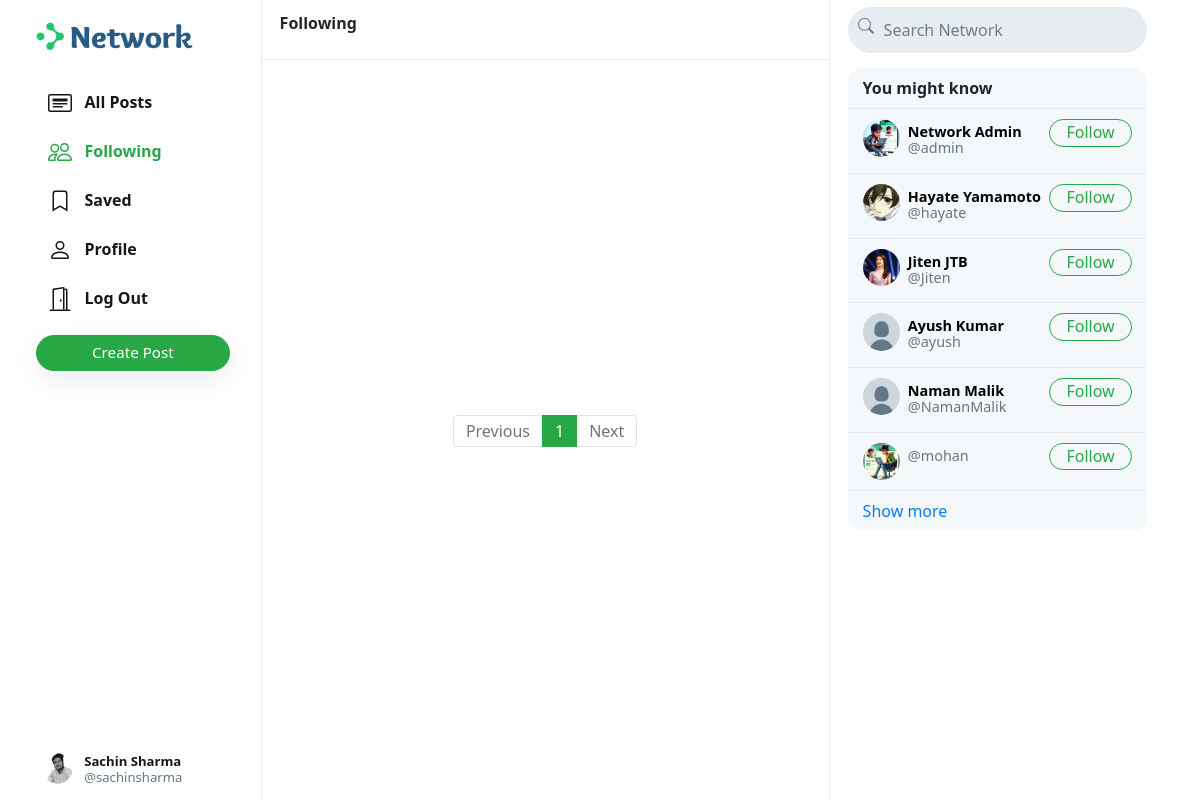
/n/following (signed in), run on the app's committed database.
### network/models.py (models this page shows, shortened)
class User(AbstractUser):
    profile_pic = models.ImageField(upload_to='profile_pic/')
    bio = models.TextField(max_length=160, blank=True, null=True)
    cover = models.ImageField(upload_to='covers/', blank=True)

### network/views.py (the view)
# urls.py: path("n/following", views.following, name='following'),
def following(request):
    if request.user.is_authenticated:
        following_user = Follower.objects.filter(followers=request.user).values('user')
        all_posts = Post.objects.filter(creater__in=following_user).order_by('-date_created')
        paginator = Paginator(all_posts, 10)
        page_number = request.GET.get('page')
        if page_number == None:
            page_number = 1
        posts = paginator.get_page(page_number)
        followings = Follower.objects.filter(followers=request.user).values_list('user', flat=True)
        suggestions = User.objects.exclude(pk__in=followings).exclude(username=request.user.username).order_by("?")[:6]
        return render(request, "network/index.html", {
            "posts": posts,
            "suggestions": suggestions,
            "page": "following"
        })
    else:
        return HttpResponseRedirect(reverse('login'))

### network/templates/network/index.html (shortened to what this page needs)
{% extends "network/layout.html" %}
{% load static %}
{% block body %}
    <div class="main-div">
        <div class="left-div">
            <nav class="head heading">
                {% if page == 'all_posts' %}
                    All Posts
                {% elif page == 'following' %}
                    Following
                {% elif page == 'saved' %}
                    Saved
                {% elif page == 'profile' %}
                    Profile
                {% else %}
                    Explore
                {% endif %}
            </nav>
            <div class="left-div-content">
                <div class="posts-view">
                    <div class="main-div-content">
                        <nav aria-label="Page navigation example" class="pagination-bar">
                            <ul class="pagination justify-content-center">
                                {% if posts.has_previous %}
                                    <li class="page-item">
                                        <a class="page-link" href="?page={{ posts.previous_page_number | default:1}}" tabindex="-1" aria-disabled="true">Previous</a>
                                    </li>
                                {% else %}
                                    <li class="page-item disabled">
                                        <a class="page-link" href="" tabindex="-1" aria-disabled="true">Previous</a>
                                    </li>
                                {% endif %}
                                {% for each in posts.paginator.page_range %}
                                    {% if each == posts.number %}
                                        <li class="page-item active"><a class="page-link" href="?page={{each}}">{{each}}</a></li>
                                    {% else %}
                                        <li class="page-item"><a class="page-link" href="?page={{each}}">{{each}}</a></li>
                                    {% endif %}
                                {% endfor %}
                                {% if posts.has_next %}
                                    <li class="page-item">
                                        <a class="page-link" href="?page={{ posts.next_page_number }}">Next</a>
                                    </li>
                                {% else %}
                                    <li class="page-item disabled">
                                        <a class="page-link" href="">Next</a>
                                    </li>
                                {% endif %}
                            </ul>
                          </nav>
                    </div>
                </div>
            </div>
        </div>
    </div>
{% endblock %}

### network/templates/network/layout.html (shortened to what this page needs)
{% load static %}
<!DOCTYPE html>
<html lang="en">
    <head>
        <link rel="stylesheet" href="https://stackpath.bootstrapcdn.com/bootstrap/4.4.1/css/bootstrap.min.css">
        <link href="{% static 'network/styles.css' %}" rel="stylesheet">
    </head>
    <body>
        <div class="body" data-page="{{page}}">
            <div class="sidenav">
                <a href="{% url 'index' %}" class="navbar-brand">
                    <img src="{% static 'network/Images/logo.png' %}" height="31px">
                </a>
                <div style="height: 100%;">
                    <div>
                        <div>
                            <ul>
                                <li class="nav-item" id="all_posts">
                                <a href="{% url 'index' %}" class="nav-link">
                                    <div>
                                        &nbsp;&nbsp;All Posts
                                    </div>
                                </a>
                                </li>
                                {% if user.is_authenticated %}
                                    <li class="nav-item" id="following">
                                        <a href="{% url 'following' %}" class="nav-link">
                                            <div>
                                                &nbsp;&nbsp;Following
                                            </div>
                                        </a>
                                    </li>
                                    <li class="nav-item" id="saved">
                                        <a href="{% url 'saved' %}" class="nav-link">
                                            <div>
                                                <svg width="1.5em" height="1.5em" viewBox="0 0 16 16" class="bi bi-bookmark" fill="currentColor" xmlns="http://www.w3.org/2000/svg">
                                                    <path fill-rule="evenodd" d="M8 12l5 3V3a2 2 0 0 0-2-2H5a2 2 0 0 0-2 2v12l5-3zm-4 1.234l4-2.4 4 2.4V3a1 1 0 0 0-1-1H5a1 1 0 0 0-1 1v10.234z"/>
                                                  </svg>
                                                &nbsp;&nbsp;Saved
                                            </div>
                                        </a>
                                    </li>
                                    <li class="nav-item" id="profile">
                                        <a href="{% url 'profile' user.username %}" class="nav-link">
                                            <div>
                                                &nbsp;&nbsp;Profile
                                            </div>
                                        </a>
                                    </li>
                                    <li class="nav-item" id="logout">
                                        <a href="{% url 'logout' %}" class="nav-link">
                                            <div>
                                                &nbsp;&nbsp;Log Out
                                            </div>
                                        </a>
                                    </li>
                                {% endif %}
                            </ul>
                        </div>
                        {% if user.is_authenticated %}
                            <button id="popup-btn" class="btn btn-success new-post-btn" onclick="createpost()">Create Post</button>
                        {% endif %}
                    </div>
                    <div style="position: absolute; bottom: 10px;">
                        {% if user.is_authenticated %}
                            <li class="nav-item sidenav-user">
                                <a href="{% url 'profile' user.username %}" class="nav-link">
                                    <div class="user_account">
                                        <div class="small-profilepic" style="float: left; background-image: url(/media/{{user.profile_pic}})"></div>
                                        <div style="height: 2.7vw; margin: auto;">
                                            <div style="margin-top: 4px;"><strong>{{user.first_name}} {{user.last_name}}</strong></div>
                                            <div class="grey" style="margin-top: 4px;">@{{ user.username }}</div>
                                        </div>
                                    </div>
                                </a>
                            </li>
                        {% endif %}
                    </div>
                </div>
            </div>
            {% block body %}
            {% endblock %}
            <div class="right-div">
                <nav class="head">
                    <form action="#">
                        <div class="search-div">
                            <div>
                            </div>
                            <input type="text" name="query" id="search-box" placeholder="Search Network">
                        </div>
                    </form>
                </nav>
                <div class='right-div-content'>
                    <div class="space" style="background-color: white;"></div>
                    {% if user.is_authenticated %}
                        <div class="suggestion-box">
                            <div class="suggestion-header">
                                You might know
                            </div>
                            {% for suggestion in suggestions %}
                                <div class="suggestion-user">
                                    <div>
                                        <a href="{% url 'profile' suggestion.username %}">
                                            <div class="small-profilepic" style="background-image: url(/media/{{suggestion.profile_pic}})"></div>
                                        </a>
                                    </div>
                                    <div class="user-details">
                                        <a href="{% url 'profile' suggestion.username %}">
                                            <div id="user-name">
                                                <strong>
                                                    {{suggestion.first_name}} {{suggestion.last_name}}
                                                </strong>
                                            </div>
                                            <div class="grey">@{{suggestion.username}}</div>
                                        </a>
                                    </div>
                                    <div>
                                        <button class="btn btn-outline-success" type="button" onclick="follow_user(this,'{{suggestion.username}}','suggestion')">Follow</button>
                                    </div>
                                </div>
                            {% empty %}
                                    <div style="text-align: center; border-bottom: .5px solid #e6ecf0; padding: 10px 15px;">
                                        <span class="grey" style="font-size: .9em;">No suggestions available.</span>
                                    </div>
                            {% endfor %}
                            <div class="suggestion-footer">
                                <a href="#">Show more</a>
                            </div>
                        </div>
                    {% endif %}
                </div>
            </div>
        </div>
    </body>
</html>

### network/static/network/styles.css (style rules this page uses)
.body { display: flex; min-height: 100%; font-family: system-ui, sans-serif; }
.btn { border-radius: 20px; padding: 0.32rem 1rem 0.375rem 1rem; }
.btn, .btn:focus, .btn:active { box-shadow: none !important; -webkit-box-shadow: none !important; }
.grey { color: #657786; }
svg { vertical-align: text-top; }
.sidenav { height: 100%; width: 21.8%; position: fixed; top: 0; left: 0; padding: 15px; list-style: none; border-right: .5px solid #e6ecf0; z-index: 100; padding-left: 3%; background-color: white; }
.sidenav ul { list-style: none; padding-left: 0px; margin-top: 3vh; }
.sidenav li { margin-top: 7px; }
.sidenav .nav-link { color: #14171a; line-height: .7em; font-weight: 700; padding: 0px; }
.sidenav .nav-link>div { padding: 10px 20px 8px 12px; border-radius: 25px; line-height: 0.9em; width: max-content; }
.new-post-btn { padding-left: 55px !important; padding-right: 55px !important; font-size: .95em; font-weight: 530; box-shadow: rgba(0, 0, 0, 0.08) 0px 8px 24px !important; }
.user_account { display: flex; font-size: .82rem; font-weight: normal; padding-top: 3px !important; padding-bottom: 3px !important; padding-left: 3px !important; }
.user_account .small-profilepic { transform: scale(.82); margin-left: auto; margin-top: auto; }
.active a { color: #28a745 !important; }
.main-div { position: relative; width: 47.25%; min-height: 100vh; left: 21.8%; }
.left-div { position: relative; }
.head { height: 7.5vh; }
.heading { position: fixed; width: 47.255%; top: 0px; padding: 18px; border-bottom: .5px solid #e6ecf0; line-height: .7em; font-weight: 800; background-color: #fff; z-index: 1000; }
.left-div-content { margin-top: 7.5vh; }
.small-profilepic { width: 3.1vw; height: 3.1vw; border-radius: 9999px; overflow: hidden; margin-right: 8px; background-size: cover; background-repeat: no-repeat; background-position: center; box-sizing: content-box; }
.space { height: 8px; background-color: #e6ecf0; }
.pagination-bar { margin-top: 35px; margin-bottom: 35px; }
.pagination-bar .page-link { line-height: .9em; }
.page-item.active .page-link { color: white !important; background-color: #28a745; border-color: #28a745; }
.page-link { color: #28a745; }
.right-div { width: 28%; height: 100vh; position: fixed; right: 2.95%; border-left: .5px solid #e6ecf0; background-color: white; }
.right-div .head { padding: .9vh 1.5vw; }
.right-div .search-div { margin-left: auto; margin-right: auto; display: flex; border-radius: 25px; background-color: #e6ecf0; padding-left: 10px; padding-right: 10px; vertical-align: middle; }
#search-box { height: 5.7vh; border: none; background: none; outline: none; width: 100%; margin-left: 8px; }
#search-box::placeholder { color: #6d7e8c; }
.right-div-content { height: 92.5vh; overflow: auto; padding-left: 1.5vw; padding-right: 1.5vw; }
.suggestion-box, .guest-box { border-radius: 15px; overflow: hidden; background-color: #f5f8fa; }
.suggestion-header { padding: 13px 15px; line-height: .9em; font-weight: 800; border-bottom: .5px solid #e6ecf0; }
.suggestion-user { display: flex; padding: 10px 15px; font-size: .9em; border-bottom: .5px solid #e6ecf0; }
.suggestion-user a { color: black; text-decoration: none; }
.user-details { flex: 1; line-height: 1.1em; padding: 5px 0px 7px 0px; }
.suggestion-user .btn { padding: 0em 1em .09em 1em; }
.suggestion-footer { padding: 13px 15px; line-height: .9em; }
.suggestion-footer a { text-decoration: none; }

### data on the page
User: profile_pic (picture), first_name "Sachin", last_name "Sharma", username "sachinsharma"
User: profile_pic (picture), first_name "Network", last_name "Admin", username "admin"
User: profile_pic (picture), first_name "Hayate", last_name "Yamamoto", username "hayate"
User: profile_pic (picture), first_name "Jiten", last_name "JTB", username "Jiten"
User: profile_pic (placeholder picture), first_name "Ayush", last_name "Kumar", username "ayush"
User: profile_pic (placeholder picture), first_name "Naman", last_name "Malik", username "NamanMalik"
User: profile_pic (picture), username "mohan"

### other printed values
{{ each }} "1"
